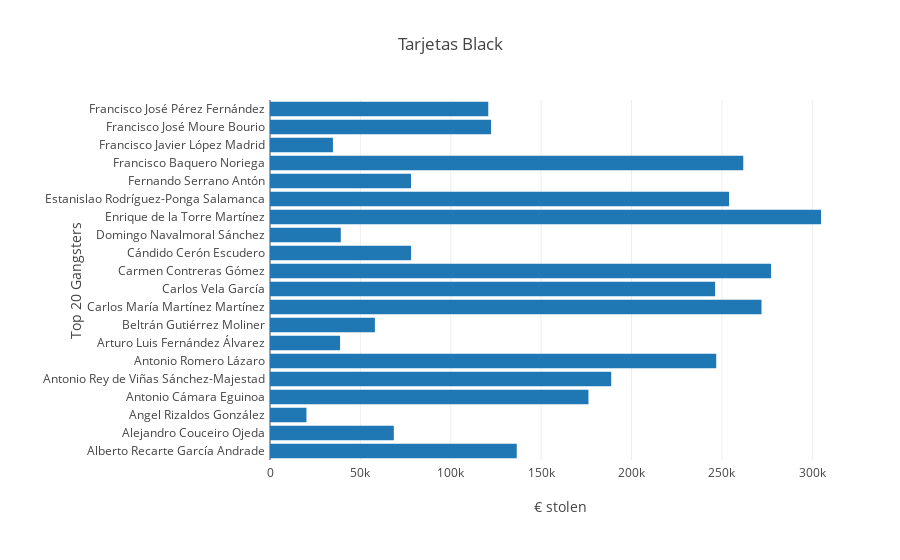

Notebook code for this chart:
### Markdown cell above
That is a lot of information! Let's plot just the first 20, horizontally:

### Code cell
data = [go.Bar(x=df_summary.importe_total.head(20),
               y=df_summary.nombre.head(20),
              orientation='h')]

layout = go.Layout(
    margin = go.layout.Margin(
        l=270,
        r=50,
        b=100,
        t=100,
        pad=4
    ),
    title="Tarjetas Black", 
    yaxis={'title':'Top 20 Gangsters'}, 
    xaxis={'title':'€ stolen'},
)
       
fig = go.Figure(data=data, layout=layout)

iplot(fig)

### Figure 1 — Plotly figure (JSON) as saved in the notebook; plotly's stock layout.template omitted (floating-point values rounded to 4 significant figures)
{"data": [{"orientation": "h", "type": "bar", "uid": "ee04fb7e-d318-4f09-9eee-698ff511026a", "x": [136500.0, 68490.0, 20180.0, 176200.0, 188800.0, 246900.0, 38780.0, 58020.0, 271900.0, 246200.0, 277200.0, 78060.0, 39160.0, 304800.0, 254000.0, 78010.0, 261800.0, 34810.0, 122300.0, 120700.0], "y": ["Alberto Recarte García Andrade", "Alejandro Couceiro Ojeda", "Angel Rizaldos González", "Antonio Cámara Eguinoa", "Antonio Rey de Viñas Sánchez-Majestad", "Antonio Romero Lázaro", "Arturo Luis Fernández Álvarez", "Beltrán Gutiérrez Moliner", "Carlos María Martínez Martínez", "Carlos Vela García", "Carmen Contreras Gómez", "Cándido Cerón Escudero", "Domingo Navalmoral Sánchez", "Enrique de la Torre Martínez", "Estanislao Rodríguez-Ponga Salamanca", "Fernando Serrano Antón", "Francisco Baquero Noriega", "Francisco Javier López Madrid", "Francisco José Moure Bourio", "Francisco José Pérez Fernández"]}], "layout": {"margin": {"b": 100, "l": 270, "pad": 4, "r": 50, "t": 100}, "title": "Tarjetas Black", "xaxis": {"title": "€ stolen"}, "yaxis": {"title": "Top 20 Gangsters"}}}
